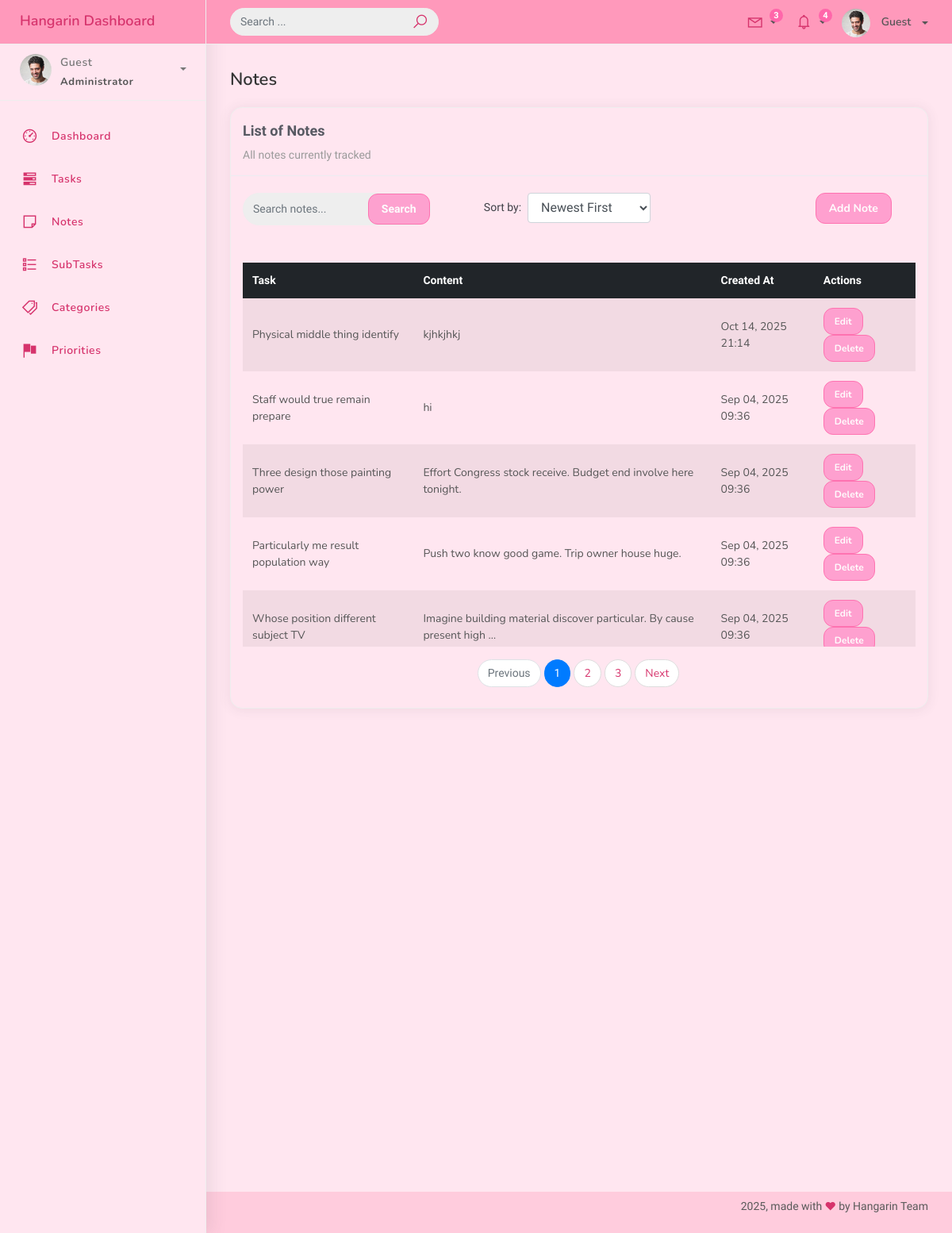
Screenshot of /note_list/ with the database file from the repository.
### studentorg/models.py (models this page shows, shortened)
class BaseModel(models.Model):
    created_at = models.DateTimeField(auto_now_add=True)
    updated_at = models.DateTimeField(auto_now=True)
    class Meta:
        abstract = True

class Note(BaseModel):
    task = models.ForeignKey(Task, on_delete=models.CASCADE, related_name="notes")
    content = models.TextField()

class Task(BaseModel):
    title = models.CharField(max_length=200)
    description = models.TextField(blank=True)
    status = models.CharField(
        max_length=50,
        choices=STATUS_CHOICES,
        default="Pending"
    )
    deadline = models.DateTimeField(null=True, blank=True)
    priority = models.ForeignKey(
        Priority, on_delete=models.PROTECT, related_name="tasks"
    )
    category = models.ForeignKey(
        Category, on_delete=models.PROTECT, related_name="tasks"
    )

### studentorg/views.py (the view)
# urls.py: path("note_list/", NoteListView.as_view(), name="note-list"),
class NoteListView(ListView):
    model = Note
    context_object_name = "notes"
    template_name = "note_list.html"
    paginate_by = 10
    ordering = ["-created_at"]
    def get_queryset(self):
        qs = super().get_queryset()
        query = self.request.GET.get("q")
        order = self.request.GET.get("order", "-created_at")
        if query:
            qs = qs.filter(
                Q(content__icontains=query)
                | Q(task__title__icontains=query)
            )
        valid_fields = ["created_at", "-created_at", "task__title", "-task__title"]
        if order in valid_fields:
            qs = qs.order_by(order)
        return qs
    def get_context_data(self, **kwargs):
        context = super().get_context_data(**kwargs)
        context["current_order"] = self.request.GET.get("order", "-created_at")
        context["total_notes"] = Note.objects.count()
        context["today"] = timezone.now().date()
        return context

### templates/note_list.html (shortened to what this page needs)
{% extends 'base.html' %}
{% block content %}
<div class="content">
  <div class="container-fluid">
    <h4 class="page-title">Notes</h4>
    <div class="row">
      <div class="col-md-12">
        <div class="card">
          <div class="card-header">
            <div class="card-title">List of Notes</div>
            <div class="card-category">All notes currently tracked</div>
          </div>
          <br />
          <div class="col-md-12 row mb-3">
            <div class="col-md-4">
              <form class="navbar-left navbar-form nav-search mr-md-3" method="GET">
                <div class="input-group">
                  <input type="text" name="q" class="form-control" placeholder="Search notes..." value="{{ request.GET.q }}">
                  <div class="input-group-append">
                    <button class="btn btn-primary" type="submit">Search</button>
                  </div>
                </div>
              </form>
            </div>
            <div class="col-md-4 text-center">
              <form method="GET" class="form-inline justify-content-center">
                <label for="order" class="mr-2">Sort by:</label>
                <select name="order" class="form-control" onchange="this.form.submit()">
                  <option value="-created_at" {% if current_order == "-created_at" %}selected{% endif %}>Newest First</option>
                </select>
              </form>
            </div>
            <div class="col-md-4">
              <div class="pull-right">
                <a href="{% url 'note-create' %}" class="btn btn-success btn-rounded">Add Note</a>
              </div>
            </div>
          </div>
          <div class="card-body">
            <div class="table-responsive" style="max-height: 500px; overflow-y: auto;">
              <table class="table table-striped mt-3">
                <thead class="thead-dark">
                  <tr>
                    <th>Task</th>
                    <th>Content</th>
                    <th>Created At</th>
                    <th>Actions</th>
                  </tr>
                </thead>
                <tbody>
                  {% for note in notes %}
                  <tr>
                    <td>{{ note.task.title }}</td>
                    <td>{{ note.content|truncatechars:70 }}</td>
                    <td>{{ note.created_at|date:"M d, Y H:i" }}</td>
                    <td>
                      <a href="{% url 'note-update' note.id %}" class="btn btn-sm btn-primary">Edit</a>
                      <a href="{% url 'note-delete' note.id %}" class="btn btn-sm btn-danger">Delete</a>
                    </td>
                  </tr>
                  {% empty %}
                  <tr>
                    <td colspan="4" class="text-center text-muted">No notes found.</td>
                  </tr>
                  {% endfor %}
                </tbody>
              </table>
            </div>
            {% if is_paginated %}
              <nav class="mt-3">
                <ul class="pagination justify-content-center">
                  {% if page_obj.has_previous %}
                    <li class="page-item">
                      <a class="page-link" href="?page={{ page_obj.previous_page_number }}{% if request.GET.q %}&q={{ request.GET.q }}{% endif %}{% if current_order %}&order={{ current_order }}{% endif %}">Previous</a>
                    </li>
                  {% else %}
                    <li class="page-item disabled"><span class="page-link">Previous</span></li>
                  {% endif %}
                  {% for num in paginator.page_range %}
                    {% if page_obj.number == num %}
                      <li class="page-item active"><span class="page-link">{{ num }}</span></li>
                    {% else %}
                      <li class="page-item"><a class="page-link" href="?page={{ num }}{% if request.GET.q %}&q={{ request.GET.q }}{% endif %}{% if current_order %}&order={{ current_order }}{% endif %}">{{ num }}</a></li>
                    {% endif %}
                  {% endfor %}
                  {% if page_obj.has_next %}
                    <li class="page-item">
                      <a class="page-link" href="?page={{ page_obj.next_page_number }}{% if request.GET.q %}&q={{ request.GET.q }}{% endif %}{% if current_order %}&order={{ current_order }}{% endif %}">Next</a>
                    </li>
                  {% else %}
                    <li class="page-item disabled"><span class="page-link">Next</span></li>
                  {% endif %}
                </ul>
              </nav>
            {% endif %}
          </div>
        </div>
      </div>
    </div>
  </div>
</div>
{% endblock %}

### templates/base.html (style rules this page uses)
body, .navbar, .sidebar, .nav-link, .dropdown-menu, .footer { font-family: 'Comic Neue', cursive !important; }
body { background-color: #fff0f6; }
.btn { background-color: #ff99cc !important; border-color: #ff66aa !important; color: white !important; border-radius: 12px !important; font-weight: bold !important; }
.card, .dropdown-menu, .user-box, .nav-collapse .nav-item a { background-color: #ffe6f0 !important; border-radius: 15px !important; }
a { color: #d6336c !important; }

### rows the page displays
Note: task "Physical middle thing identify", content "kjhkjhkj", created_at "Oct 14, 2025 21:14"
Note: task "Staff would true remain prepare", content "hi", created_at "Sep 04, 2025 09:36"
Note: task "Three design those painting power", content "Effort Congress stock receive. Budget end involve here tonight.", created_at "Sep 04, 2025 09:36"
Note: task "Particularly me result population way", content "Push two know good game. Trip owner house huge.", created_at "Sep 04, 2025 09:36"
Note: task "Whose position different subject TV", content "Imagine building material discover particular. By cause present high …", created_at "Sep 04, 2025 09:36"

### other values shown
{{ request.user.username|default:"Guest" }} "Guest"
{{ num }} "1"
{{ num }} "2" "3"
